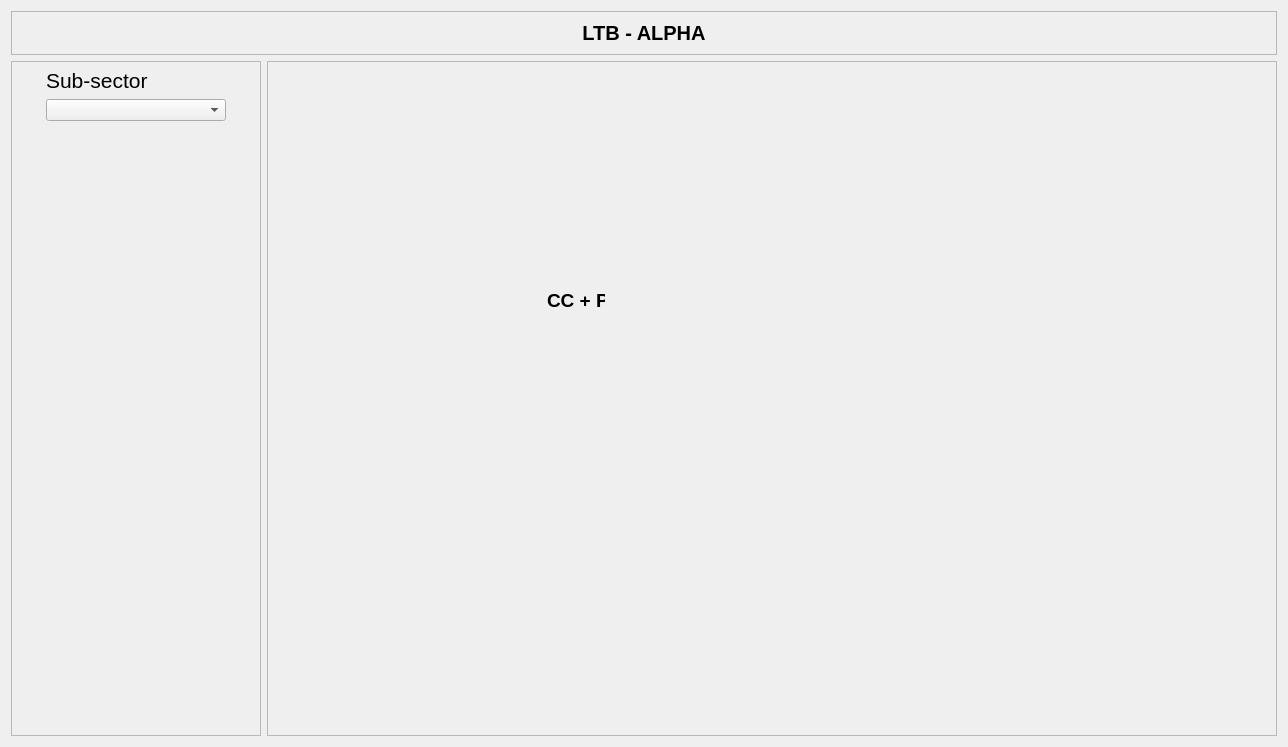
<?xml version="1.0" encoding="UTF-8"?>
<ui version="4.0">
 <class>Form</class>
 <widget class="QWidget" name="Form">
  <property name="geometry">
   <rect>
    <x>0</x>
    <y>0</y>
    <width>1288</width>
    <height>747</height>
   </rect>
  </property>
  <property name="windowTitle">
   <string>Form</string>
  </property>
  <layout class="QGridLayout" name="gridLayout_3">
   <item row="1" column="2">
    <widget class="QWidget" name="widget" native="true">
     <layout class="QGridLayout" name="gridLayout">
      <property name="leftMargin">
       <number>0</number>
      </property>
      <property name="topMargin">
       <number>0</number>
      </property>
      <property name="rightMargin">
       <number>0</number>
      </property>
      <property name="bottomMargin">
       <number>0</number>
      </property>
      <property name="spacing">
       <number>0</number>
      </property>
      <item row="0" column="0">
       <widget class="QFrame" name="frame">
        <property name="sizePolicy">
         <sizepolicy hsizetype="Expanding" vsizetype="Expanding">
          <horstretch>0</horstretch>
          <verstretch>0</verstretch>
         </sizepolicy>
        </property>
        <property name="minimumSize">
         <size>
          <width>0</width>
          <height>0</height>
         </size>
        </property>
        <property name="frameShape">
         <enum>QFrame::StyledPanel</enum>
        </property>
        <property name="frameShadow">
         <enum>QFrame::Raised</enum>
        </property>
        <widget class="QLabel" name="label_pic">
         <property name="geometry">
          <rect>
           <x>-130</x>
           <y>-90</y>
           <width>1511</width>
           <height>781</height>
          </rect>
         </property>
        </widget>
        <widget class="QLabel" name="vg1">
         <property name="geometry">
          <rect>
           <x>280</x>
           <y>230</y>
           <width>58</width>
           <height>18</height>
          </rect>
         </property>
         <property name="font">
          <font>
           <pointsize>14</pointsize>
           <weight>75</weight>
           <bold>true</bold>
          </font>
         </property>
         <property name="text">
          <string>CC + PR</string>
         </property>
        </widget>
       </widget>
      </item>
     </layout>
    </widget>
   </item>
   <item row="1" column="1">
    <widget class="QScrollArea" name="scrollArea">
     <property name="minimumSize">
      <size>
       <width>180</width>
       <height>0</height>
      </size>
     </property>
     <property name="maximumSize">
      <size>
       <width>250</width>
       <height>16777215</height>
      </size>
     </property>
     <property name="widgetResizable">
      <bool>true</bool>
     </property>
     <widget class="QWidget" name="scrollAreaWidgetContents">
      <property name="geometry">
       <rect>
        <x>0</x>
        <y>0</y>
        <width>248</width>
        <height>677</height>
       </rect>
      </property>
      <layout class="QGridLayout" name="gridLayout_2">
       <property name="leftMargin">
        <number>6</number>
       </property>
       <property name="topMargin">
        <number>6</number>
       </property>
       <property name="rightMargin">
        <number>6</number>
       </property>
       <property name="bottomMargin">
        <number>6</number>
       </property>
       <item row="0" column="0">
        <layout class="QVBoxLayout" name="verticalLayout_2">
         <item>
          <widget class="QLabel" name="label_3">
           <property name="font">
            <font>
             <pointsize>16</pointsize>
            </font>
           </property>
           <property name="text">
            <string>Sub-sector</string>
           </property>
          </widget>
         </item>
         <item>
          <widget class="PyDMEnumComboBox" name="cb_sector">
           <property name="toolTip">
            <string/>
           </property>
           <property name="whatsThis">
            <string>
    A QComboBox with support for Channels and more from PyDM

    Parameters
    ----------
    parent : QWidget
        The parent widget for the Label
    init_channel : str, optional
        The channel to be used by the widget.

    Signals
    -------
    send_value_signal : int, float, str, bool or np.ndarray
        Emitted when the user changes the value.
    activated : int, str
        Emitted when the user chooses an item in the combobox.
    currentIndexChanged : int, str
        Emitted when the index is changed in the combobox.
    highlighted : int, str
        Emitted when an item in the combobox popup list is highlighted
        by the user.
    </string>
           </property>
          </widget>
         </item>
        </layout>
       </item>
       <item row="1" column="0">
        <widget class="PyDMEmbeddedDisplay" name="disp_1">
         <property name="sizePolicy">
          <sizepolicy hsizetype="Fixed" vsizetype="Fixed">
           <horstretch>0</horstretch>
           <verstretch>0</verstretch>
          </sizepolicy>
         </property>
         <property name="minimumSize">
          <size>
           <width>180</width>
           <height>220</height>
          </size>
         </property>
         <property name="toolTip">
          <string/>
         </property>
         <property name="whatsThis">
          <string>
    A QFrame capable of rendering a PyDM Display

    Parameters
    ----------
    parent : QWidget
        The parent widget for the Label

    </string>
         </property>
        </widget>
       </item>
       <item row="2" column="0">
        <spacer name="verticalSpacer_2">
         <property name="orientation">
          <enum>Qt::Vertical</enum>
         </property>
         <property name="sizeHint" stdset="0">
          <size>
           <width>20</width>
           <height>40</height>
          </size>
         </property>
        </spacer>
       </item>
      </layout>
     </widget>
    </widget>
   </item>
   <item row="0" column="1" colspan="2">
    <widget class="QFrame" name="frame_2">
     <property name="frameShape">
      <enum>QFrame::StyledPanel</enum>
     </property>
     <property name="frameShadow">
      <enum>QFrame::Raised</enum>
     </property>
     <layout class="QGridLayout" name="gridLayout_4">
      <item row="0" column="0">
       <widget class="QLabel" name="lbl_title">
        <property name="font">
         <font>
          <pointsize>15</pointsize>
          <weight>75</weight>
          <bold>true</bold>
         </font>
        </property>
        <property name="text">
         <string>LTB - ALPHA</string>
        </property>
        <property name="alignment">
         <set>Qt::AlignCenter</set>
        </property>
       </widget>
      </item>
     </layout>
    </widget>
   </item>
  </layout>
 </widget>
 <customwidgets>
  <customwidget>
   <class>PyDMEmbeddedDisplay</class>
   <extends>QFrame</extends>
   <header>pydm.widgets.embedded_display</header>
  </customwidget>
  <customwidget>
   <class>PyDMEnumComboBox</class>
   <extends>QComboBox</extends>
   <header>pydm.widgets.enum_combo_box</header>
  </customwidget>
 </customwidgets>
 <resources/>
 <connections/>
</ui>
